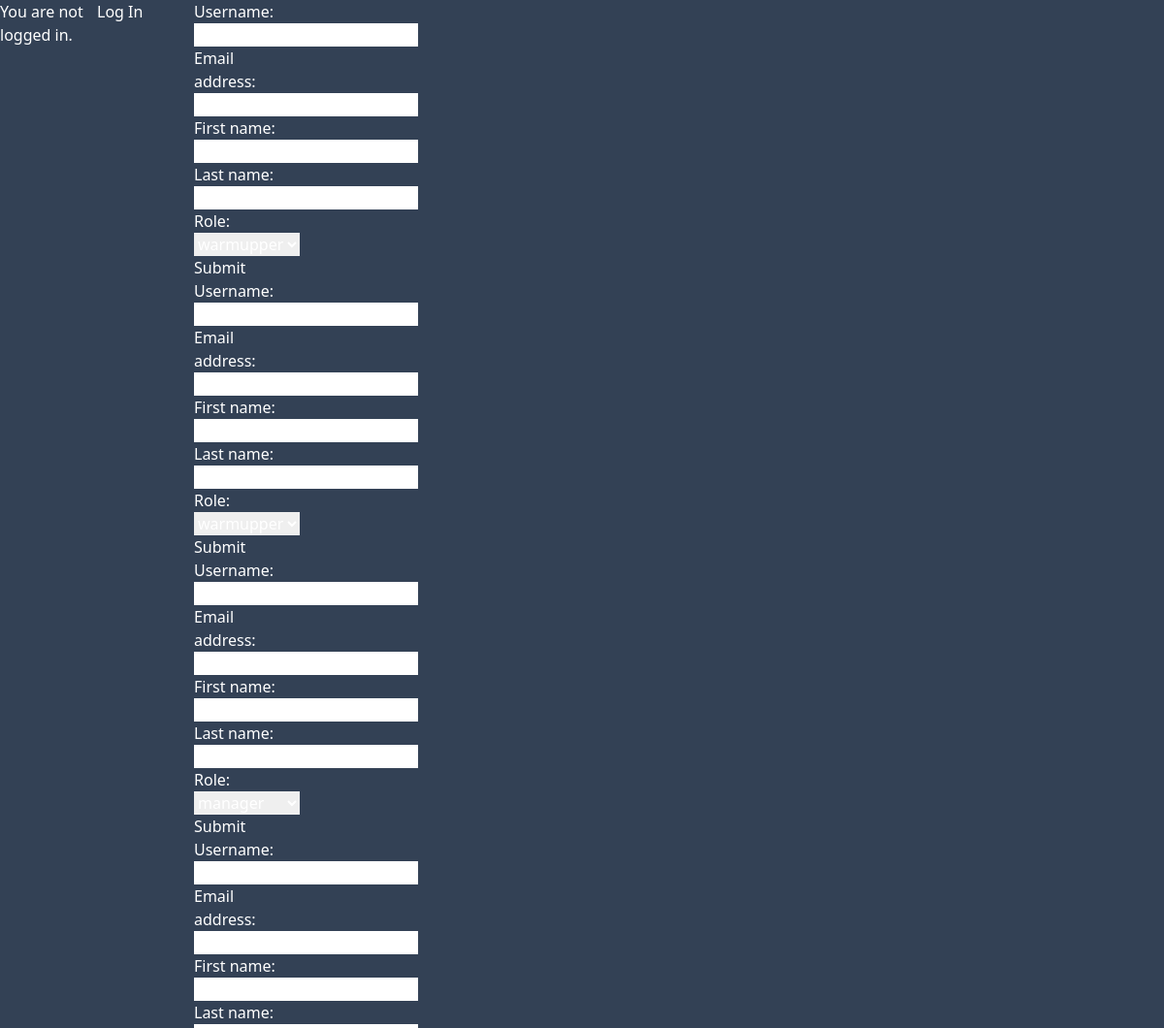
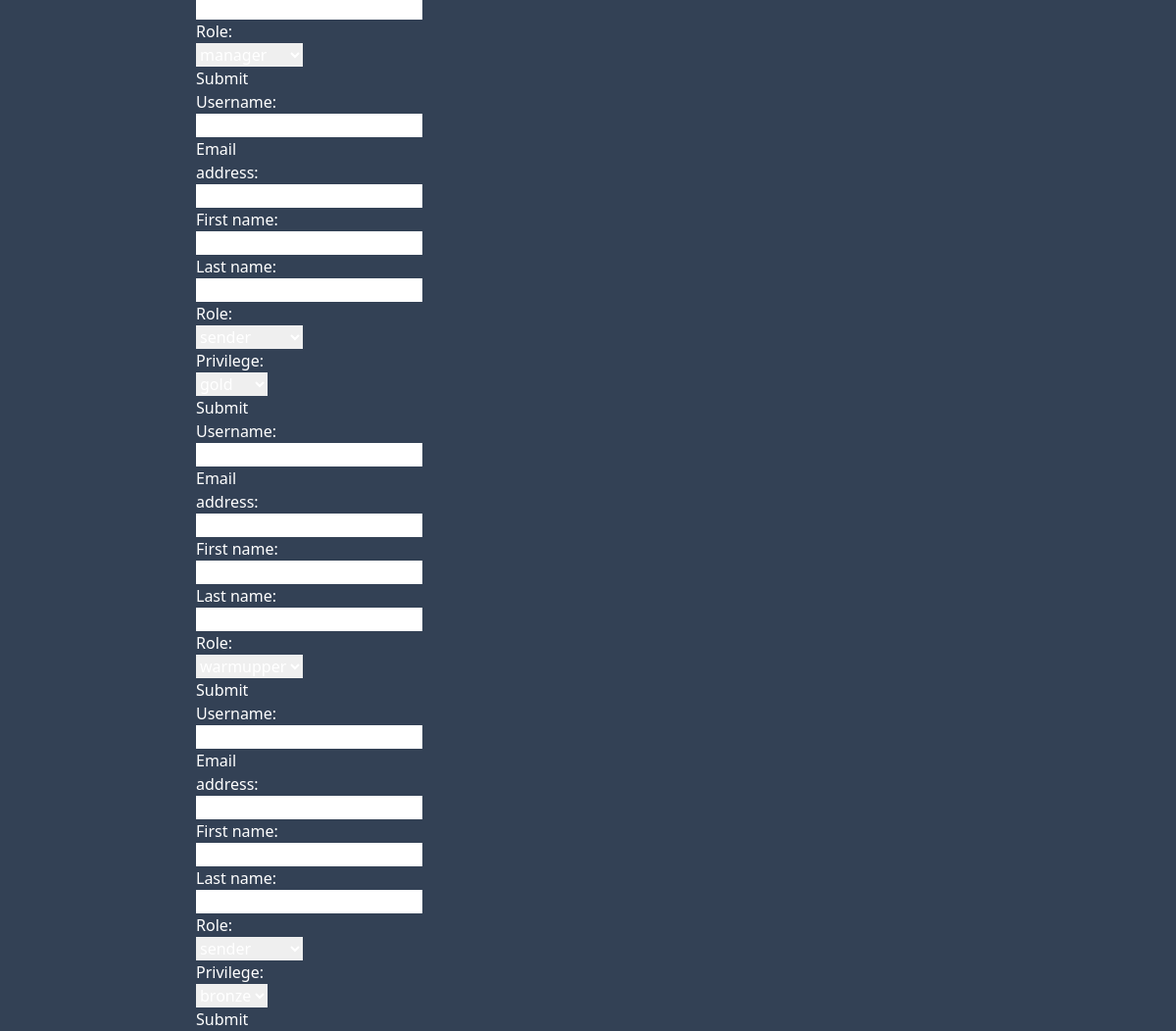
The page /manage-all-users/ on the database its author committed (2 pictures, top to bottom).
### users/models.py (models this page shows, shortened)
class CustomUser(AbstractUser):
    ROLE_CHOICES = (
        ('warmupper', 'warmupper'),
        ('manager', 'manager'),
        ('admin', 'admin'),
        ('sender', 'sender'),
        ('director', 'director'),
    )
    role = models.CharField(max_length=20, choices=ROLE_CHOICES)
    PRIVILEGE_CHOICES = (
        (1, 'bronze'),
        (2, 'silver'),
        (3, 'gold'),
    )
    privilege = models.SmallIntegerField(choices=PRIVILEGE_CHOICES, null=True, blank=True)

### directors/views.py (the view)
# urls.py: path('manage-all-users/', ManageAllUsersView.as_view(), name='d-manage-all-users'),
class ManageAllUsersView(ListView):
    template_name = 'directors/manage-all-users.html'
    model = CustomUser
    def get_context_data(self, **kwargs):
        context = super().get_context_data(**kwargs)
        user_forms = []
        warmuppers_or_senders_or_managers = CustomUser.objects.filter(Q(role="warmupper") | Q(role="sender") | Q(role="manager"))
        for user in warmuppers_or_senders_or_managers:
            user_form = ManageAllUsersForm(instance=user)
            user_forms.append(user_form)
        context['user_forms'] = user_forms
        return context
    def get(self,request, *args, **kwargs):
        userid = request.GET.get('d1-userid')
        username = request.GET.get('d1-username')
        email = request.GET.get('d1-email')
        first_name = request.GET.get('d1-first_name')
        last_name = request.GET.get('d1-last_name')
        role = request.GET.get('d1-role')
        privilege = request.GET.get('d1-privilege')
        if userid:
            obj = CustomUser.objects.get(id=userid)
            obj.username = username
            obj.email = email
            obj.first_name = first_name
            obj.last_name = last_name
            obj.role = role
            if role == 'sender' and privilege:
                obj.privilege = privilege
            else:
                obj.privilege = None
            obj.save()
            return super().get(request, *args, **kwargs)
        else:
            return super().get(request, *args, **kwargs)

### managers/templatetags/manager_tags.py (called while the page is built)
@register.simple_tag
def add_attr(field, key, value):
    attrs = {}
    attrs[key] = value
    return field.as_widget(attrs=attrs)

### templates/directors/manage-all-users.html (shortened to what this page needs)
{% extends 'base.html' %}
{% load static %}
{% load manager_tags %}
{% block content %}
<form method="post">
    <ul>
        {% for user_form in user_forms %}
            {% for field in user_form %}
            <p>
                {% if user_form.instance.role == "sender"%}
                    {{ field.label_tag }} {% add_attr field "data-user-id" user_form.instance.id %}
                {% else %}
                    {% if "id_privilege" in field.id_for_label %}
                        <span style="display: none;" data-user-id="{{user_form.instance.id}}">{{ field.label_tag }} {% add_attr field "data-user-id" user_form.instance.id %}</span>
                    {% else %}
                        {{ field.label_tag }} {% add_attr field "data-user-id" user_form.instance.id %}
                    {% endif %}
                {% endif %}
            </p>
            {% endfor %}
            <button type="submit" class="alluserdatasubmitbutton" data-user-id={{user_form.instance.id}}>Submit</button>
        {% endfor %}
    </ul>
</form>
{% endblock content %}

### rows shown on the page
CustomUser: username "shubham" "shubham@useinsider.com" "Shubham" "Mishra" "warmupper"
CustomUser: username "sara" "sara@sapphire.pk" "Sara" "Ahsan" "warmupper"
CustomUser: username "ahmad" "ahmad@useinsider.com" "ahmad" "manager"
CustomUser: username "maheer" "maheer@emailresolute.com" "manager"
CustomUser: username "warren" "warren@cocacola.com" "Warren" "Buffet" "sender" "gold"
CustomUser: username "jesse" "jesse@emailresolute.com" "Jesse" "George" "warmupper"
CustomUser: username "satya" "satya@microsoft.com" "Satya" "Nadella" "sender" "bronze"

### other values the page prints
{{ field.label_tag }} "Username:" "Email address:" "First name:" "Last name:" "Role:" "Username:" "Email address:" "First name:" "Last name:" "Role:" "Username:" "Email address:" "First name:" "Last name:" "Role:" "Username:" "Email address:" "First name:" "Last name:" "Role:" "Username:" "Email address:" "First name:" "Last name:" "Role:"
{{ field.label_tag }} "Username:" "Email address:" "First name:" "Last name:" "Role:" "Privilege:" "Username:" "Email address:" "First name:" "Last name:" "Role:" "Privilege:"
